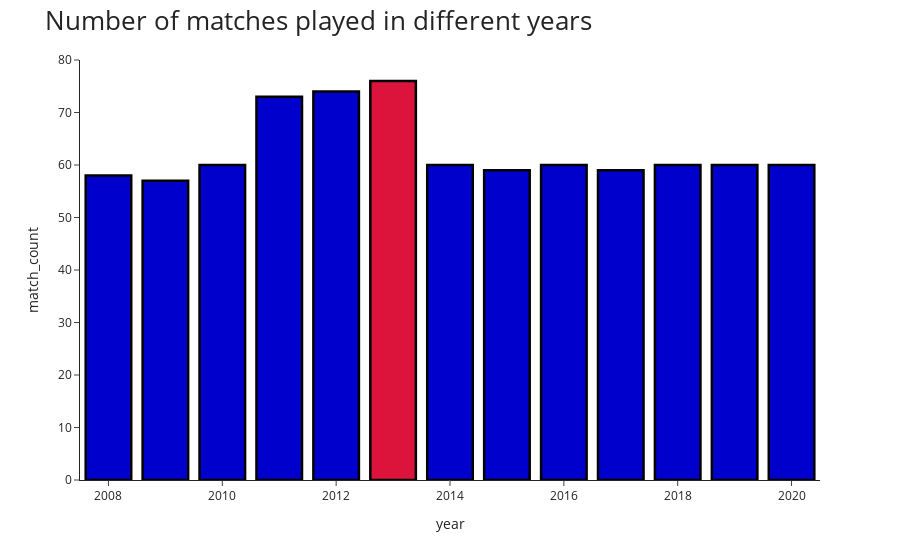

The code cell stored with this chart in its notebook:
### Code cell
colors = ['mediumblue',] * 13
colors[5] = 'crimson'
fig=px.bar(data_frame=match_season,x=match_season.year,y=match_season.match_count,labels=dict(x="year",y="match_count"),)
fig.update_layout(title="Number of matches played in different years ",
                  titlefont={'size': 26},template='simple_white'     
                  )
fig.update_traces(marker_line_color='black',
                  marker_line_width=2.5, opacity=1,marker_color=colors)
fig.show()

### Figure 1 — Plotly figure (JSON) as saved in the notebook; plotly's stock layout.template omitted (floating-point values rounded to 4 significant figures)
{"data": [{"alignmentgroup": "True", "hovertemplate": "year=%{x}<br>match_count=%{y}<extra></extra>", "legendgroup": "", "marker": {"color": ["mediumblue", "mediumblue", "mediumblue", "mediumblue", "mediumblue", "crimson", "mediumblue", "mediumblue", "mediumblue", "mediumblue", "mediumblue", "mediumblue", "mediumblue"], "line": {"color": "black", "width": 2.5}, "pattern": {"shape": ""}}, "name": "", "offsetgroup": "", "opacity": 1, "orientation": "v", "showlegend": false, "textposition": "auto", "type": "bar", "x": [2008, 2009, 2010, 2011, 2012, 2013, 2014, 2015, 2016, 2017, 2018, 2019, 2020], "xaxis": "x", "y": [58, 57, 60, 73, 74, 76, 60, 59, 60, 59, 60, 60, 60], "yaxis": "y"}], "layout": {"barmode": "relative", "legend": {"tracegroupgap": 0}, "margin": {"t": 60}, "title": {"font": {"size": 26}, "text": "Number of matches played in different years "}, "xaxis": {"anchor": "y", "domain": [0, 1], "title": {"text": "year"}}, "yaxis": {"anchor": "x", "domain": [0, 1], "title": {"text": "match_count"}}}}
